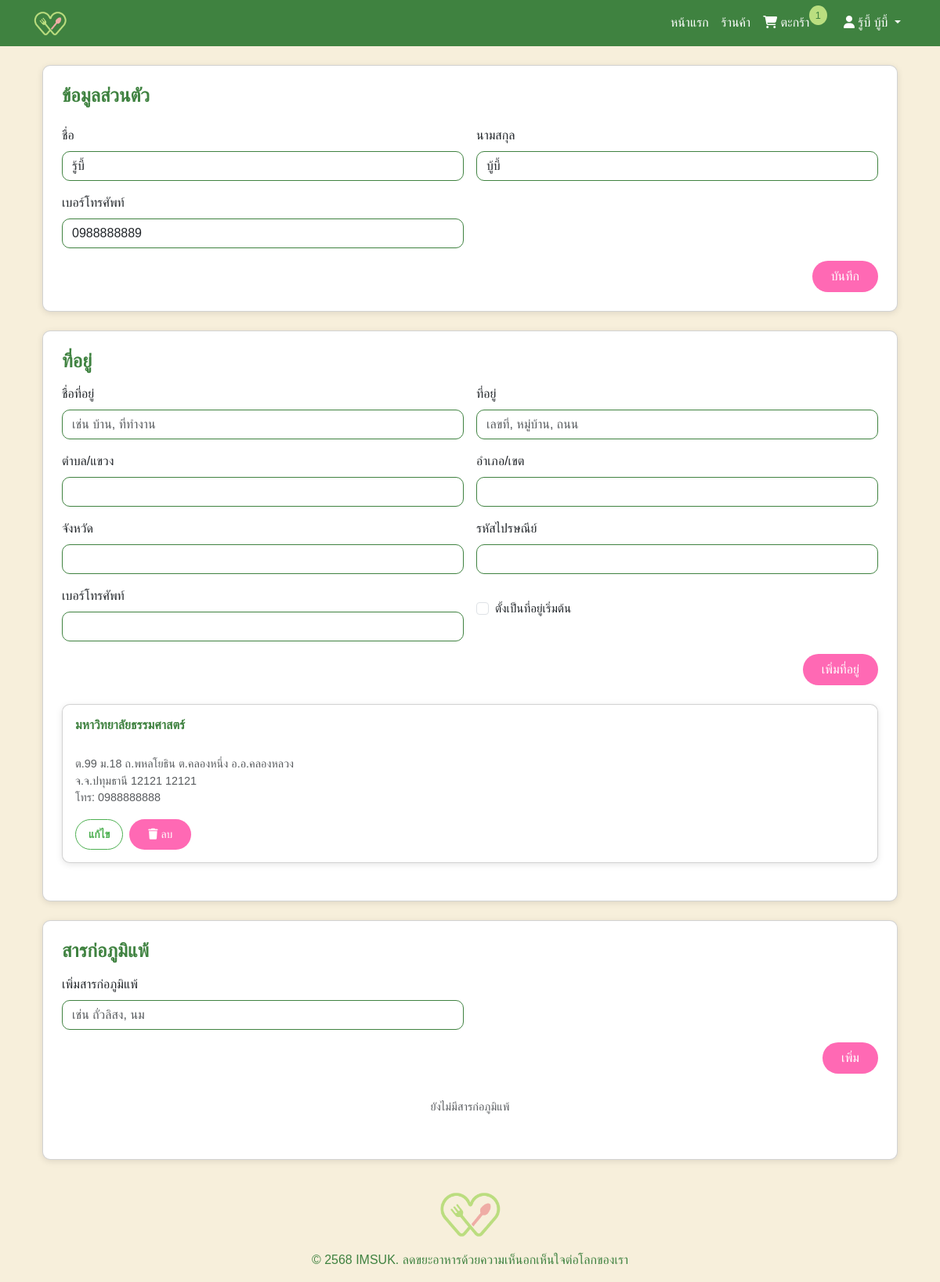
The page /profile/settings/ (signed in) on the database as committed earlier.
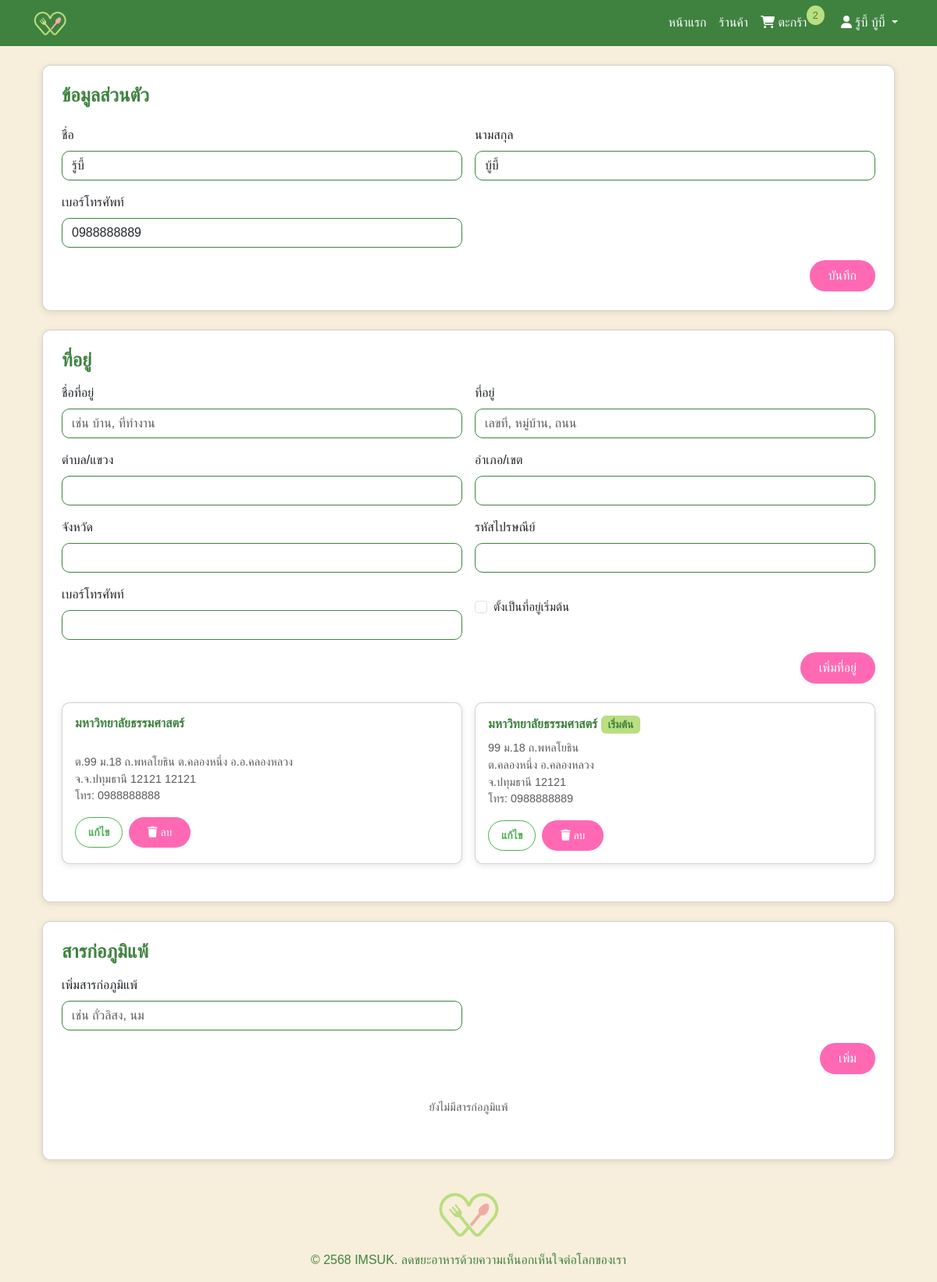
The same page on the database as committed later.
### myapp/models.py (models this page shows, shortened)
class Address(models.Model):
    id = models.UUIDField(primary_key=True, default=uuid.uuid4, editable=False)
    user = models.ForeignKey(User, on_delete=models.CASCADE, related_name='addresses')
    label = models.CharField(max_length=255, help_text="เช่น บ้าน, ที่ทำงาน")
    address_line = models.CharField(max_length=255, help_text="เลขที่, หมู่บ้าน, ถนน", default="")
    subdistrict = models.CharField(max_length=100, help_text="ตำบล/แขวง")
    district = models.CharField(max_length=100, help_text="อำเภอ/เขต")
    province = models.CharField(max_length=100, help_text="จังหวัด")
    postal_code = models.CharField(
        max_length=5,
        validators=[RegexValidator(r'^\d{5}$', 'รหัสไปรษณีย์ต้องเป็นตัวเลข 5 หลัก')],
        help_text="รหัสไปรษณีย์ 5 หลัก"
    )
    phone_number = models.CharField(
        max_length=10,
        validators=[RegexValidator(r'^\d{10}$', 'เบอร์โทรต้องเป็นตัวเลข 10 หลัก')],
        help_text="เบอร์โทร 10 หลัก"
    )
    is_default = models.BooleanField(default=False, help_text="ตั้งเป็นที่อยู่เริ่มต้น")
    class Meta:
        verbose_name = "ที่อยู่"
        verbose_name_plural = "ที่อยู่"
        indexes = [models.Index(fields=['user', 'is_default'])]

### myapp/views.py (the view, shortened to what this page needs)
# urls.py: path('profile/settings/', views.profile_settings, name='profile_settings'),
@login_required
def profile_settings(request):
    profile, created = Profile.objects.get_or_create(user=request.user)
    addresses = Address.objects.filter(user=request.user)
    allergies = Allergy.objects.filter(user=request.user)
    address_form = AddressForm()
    allergy_form = AllergyForm()
    profile_form = ProfileForm(instance=profile)
    context = {
        'profile': profile,
        'addresses': addresses,
        'allergies': allergies,
        'address_form': address_form,
        'allergy_form': allergy_form,
        'profile_form': profile_form,
    }
    context.update(base_context(request))
    return render(request, 'profile_settings.html', context)

### myapp/forms.py
class AddressForm(forms.ModelForm):
    class Meta:
        model = Address
        fields = ['label', 'address_line', 'subdistrict', 'district', 'province', 'postal_code', 'phone_number', 'is_default']

class AllergyForm(forms.ModelForm):
    class Meta:
        model = Allergy
        fields = ['name']

### myapp/views.py (called while the page is built)
def base_context(request):
    cart_count = 0
    current_cart_store_id = None
    if request.user.is_authenticated:
        cart_items = Cart.objects.filter(user=request.user)
        cart_count = sum(item.quantity for item in cart_items)
        cart_item = cart_items.first()
        if cart_item:
            current_cart_store_id = str(cart_item.store.id)
    return {
        'cart_count': cart_count,
        'is_authenticated': request.user.is_authenticated,
        'current_cart_store_id': current_cart_store_id,
    }

### myapp/templates/profile_settings.html (shortened to what the changed rows need)
{% extends 'base.html' %}
{% load static %}
{% block extra_head %}
<link rel="stylesheet" href="https://cdnjs.cloudflare.com/ajax/libs/animate.css/4.1.1/animate.min.css" />
{% endblock %}
{% block content %}
<div class="container my-4">
    <div class="card p-4 animate__animated animate__fadeIn">
        <h2 class="h4 fw-bold mb-4" style="color: var(--imsuk-primary);">ข้อมูลส่วนตัว</h2>
    </div>
    <div class="card p-4 animate__animated animate__fadeInUp">
        <h2 class="h4 fw-bold mb-3" style="color: var(--imsuk-primary);">ที่อยู่</h2>
        <div class="address-grid">
            {% for address in addresses %}
            <div class="card p-3 position-relative" data-address-id="{{ address.id }}">
                <h6 class="fw-bold mb-2">{{ address.label }} {% if address.is_default %}<span class="badge bg-success">เริ่มต้น</span>{% endif %}</h6>
                <p class="text-muted small">
                    {{ address.address_line }}<br>
                    ต.{{ address.subdistrict }} อ.{{ address.district }}<br>
                    จ.{{ address.province }} {{ address.postal_code }}<br>
                    โทร: {{ address.phone_number }}
                </p>
                <div class="d-flex gap-2">
                    <button class="btn btn-outline-imsuk btn-sm edit-address" data-address-id="{{ address.id }}" data-bs-toggle="modal" data-bs-target="#editAddressModal" aria-label="แก้ไขที่อยู่ {{ address.label }}">แก้ไข</button>
                    <button class="btn btn-pink btn-sm delete-address" data-address-id="{{ address.id }}" aria-label="ลบที่อยู่ {{ address.label }}"><i class="fas fa-trash"></i> ลบ</button>
                </div>
            </div>
            {% empty %}
            <div class="col-12">
                <p class="text-muted text-center py-3">ยังไม่มีที่อยู่ กรุณาเพิ่มที่อยู่ด้านบน</p>
            </div>
            {% endfor %}
        </div>
    </div>
    <div class="card p-4 animate__animated animate__fadeInUp">
        <h2 class="h4 fw-bold mb-3" style="color: var(--imsuk-primary);">สารก่อภูมิแพ้</h2>
    </div>
</div>
{% endblock %}

### myapp/templates/base.html (shortened to what this page needs)
{% load static %}
<!DOCTYPE html>
<html lang="th">
<head>
    <link href="https://cdn.jsdelivr.net/npm/bootstrap@5.3.0/dist/css/bootstrap.min.css" rel="stylesheet">
    <link rel="stylesheet" href="{% static 'css/styles.css' %}">
    <link rel="stylesheet" href="https://cdnjs.cloudflare.com/ajax/libs/font-awesome/6.5.1/css/all.min.css" />
    <link rel="stylesheet" href="https://cdnjs.cloudflare.com/ajax/libs/animate.css/4.1.1/animate.min.css" />
    {% block extra_head %}{% endblock %}
</head>
<body>
    <div class="toast-container position-fixed top-0 end-0 p-3">
    </div>
    <nav class="navbar navbar-expand-lg" style="background-color: var(--imsuk-primary);">
        <div class="container">
            <a class="navbar-brand" href="{% url 'home' %}">
                <img src="{% static 'images/imsuk_logoja.png' %}" alt="IMSUK Logo" class="imsuk-logo-nav">
            </a>
            <div class="collapse navbar-collapse" id="navbarNav">
                <ul class="navbar-nav ms-auto align-items-center">
                    <li class="nav-item">
                        <a class="nav-link text-white" href="{% url 'home' %}">หน้าแรก</a>
                    </li>
                    <li class="nav-item">
                        <a class="nav-link text-white" href="{% url 'store_list' %}">ร้านค้า</a>
                    </li>
                    {% if user.is_authenticated %}
                        <li class="nav-item">
                            <a class="nav-link text-white cart-link" href="{% url 'cart' %}">
                                <i class="fas fa-shopping-cart"></i> ตะกร้า
                                <span class="cart-badge bg-imsuk" id="cart-badge" {% if cart_count <= 0 %}style="display: none;"{% endif %}>
                                    {{ cart_count }}
                                </span>
                            </a>
                        </li>
                        <li class="nav-item dropdown">
                            <a class="nav-link text-white dropdown-toggle" href="#" id="userMenu" role="button" data-bs-toggle="dropdown" aria-expanded="false">
                                <i class="fas fa-user"></i> {{ user.get_full_name|default:user.username }}
                            </a>
                        </li>
                    {% endif %}
                </ul>
            </div>
        </div>
    </nav>
    <main class="container my-4">
        {% block content %}
        {% endblock %}
    </main>
    <footer class="text-center py-3" style="background-color: var(--imsuk-bg);">
        <div class="container">
            <img src="{% static 'images/imsuk_logoja.png' %}" alt="IMSUK Logo" class="imsuk-logo-footer">
            <p class="mb-0 mt-2" style="color: var(--imsuk-primary);">© 2568 <span style="font-weight: normal;">IMSUK</span>. ลดขยะอาหารด้วยความเห็นอกเห็นใจต่อโลกของเรา</p>
        </div>
    </footer>
</body>
</html>

Rows that differ between the two databases and show on the page:
added Address: label "มหาวิทยาลัยธรรมศาสตร์", is_default "เริ่มต้น", address_line "99 ม.18 ถ.พหลโยธิน", subdistrict "คลองหนึ่ง", district "คลองหลวง", province "ปทุมธานี", postal_code "12121", phone_number "0988888889"
Other text that changed with them:
{{ cart_count }}: "1" → "2"
